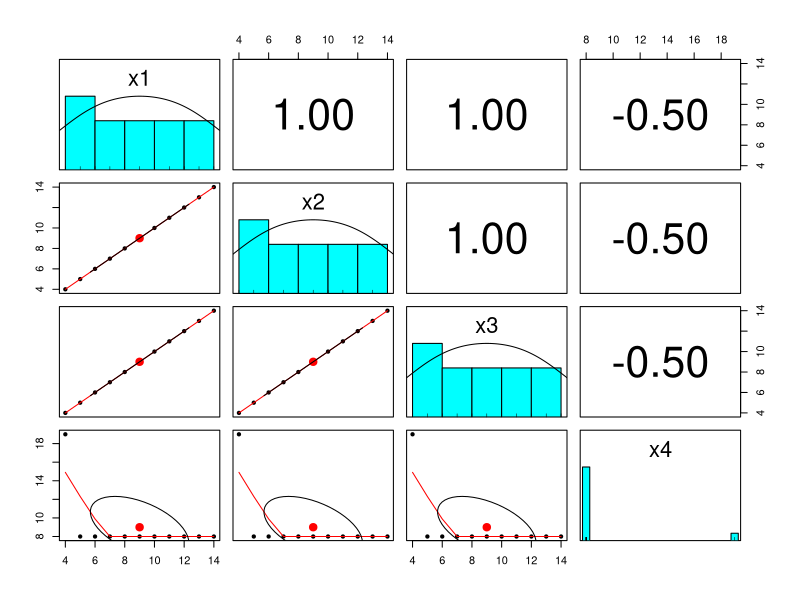
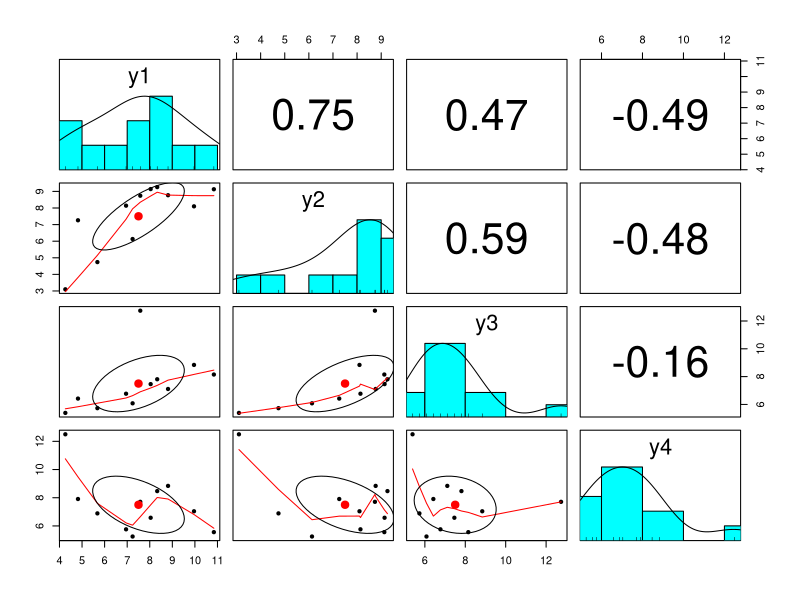
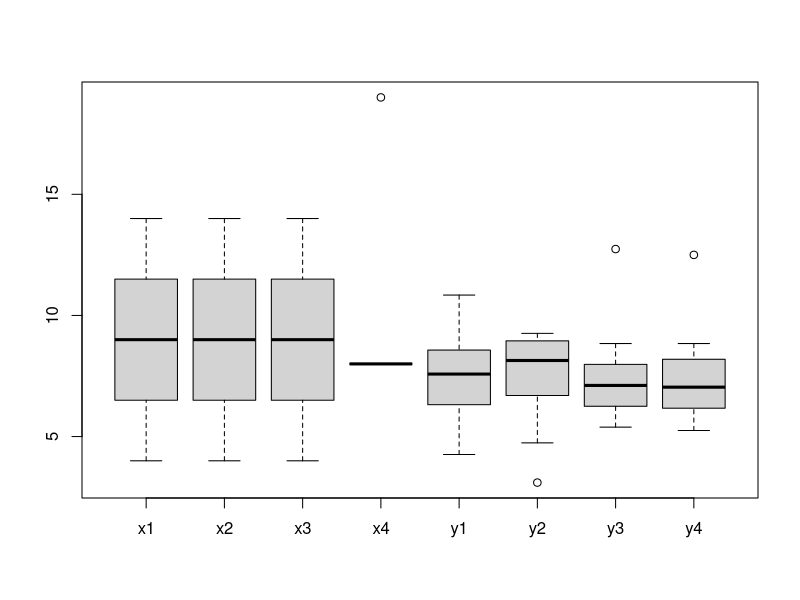
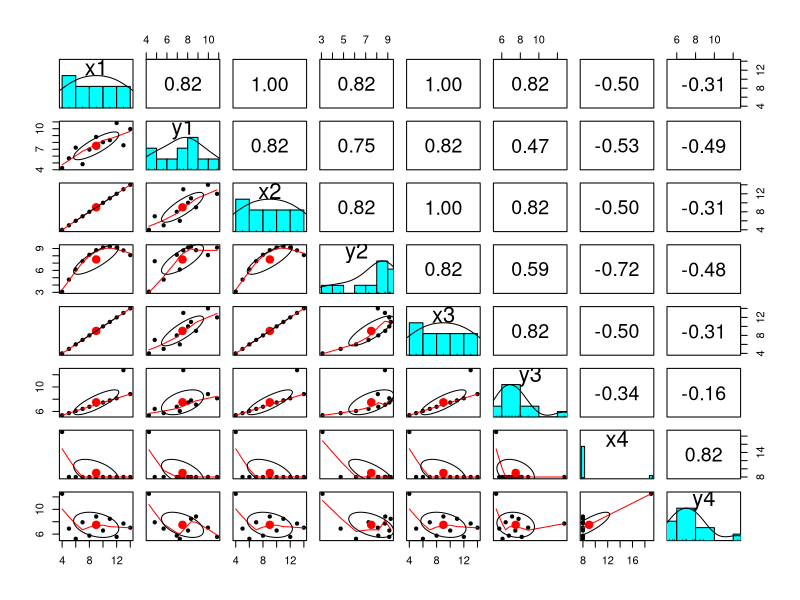
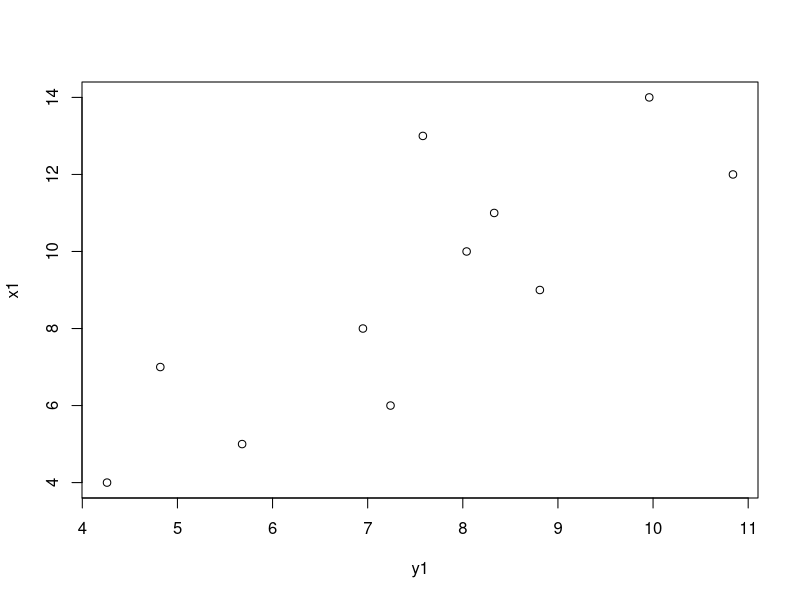
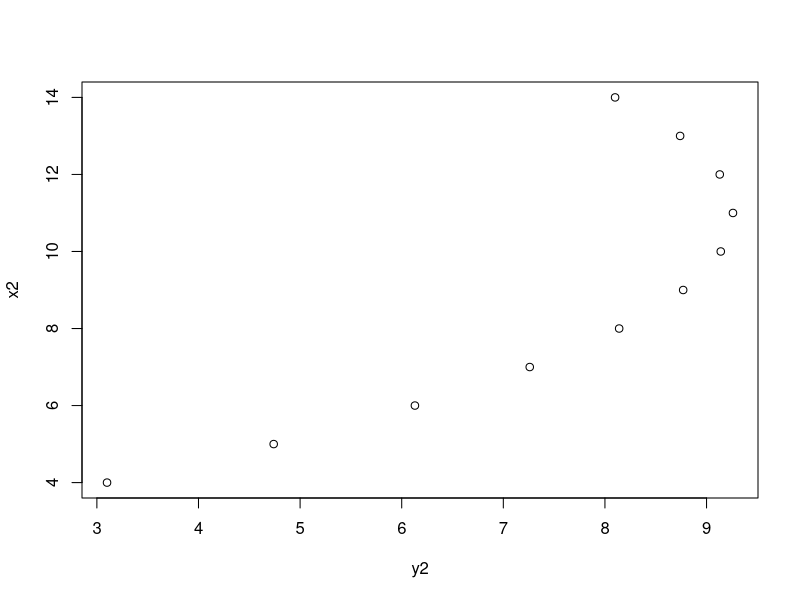
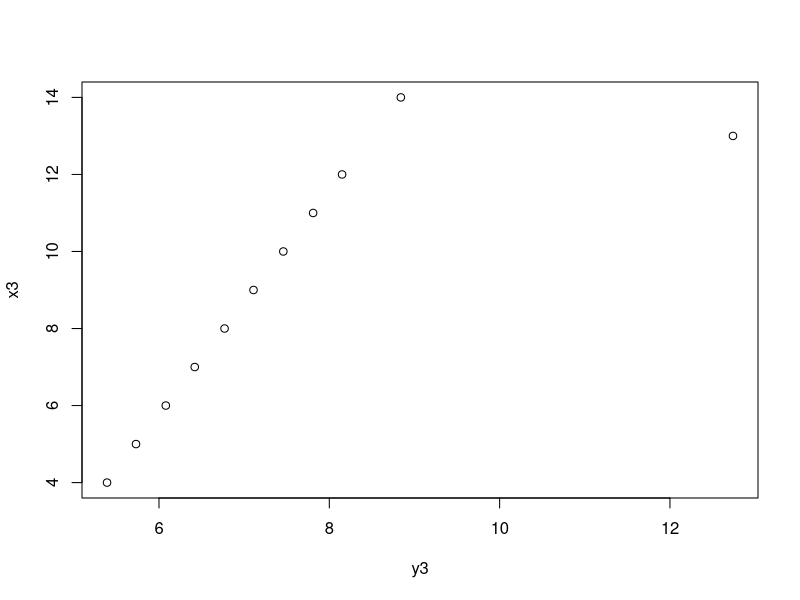
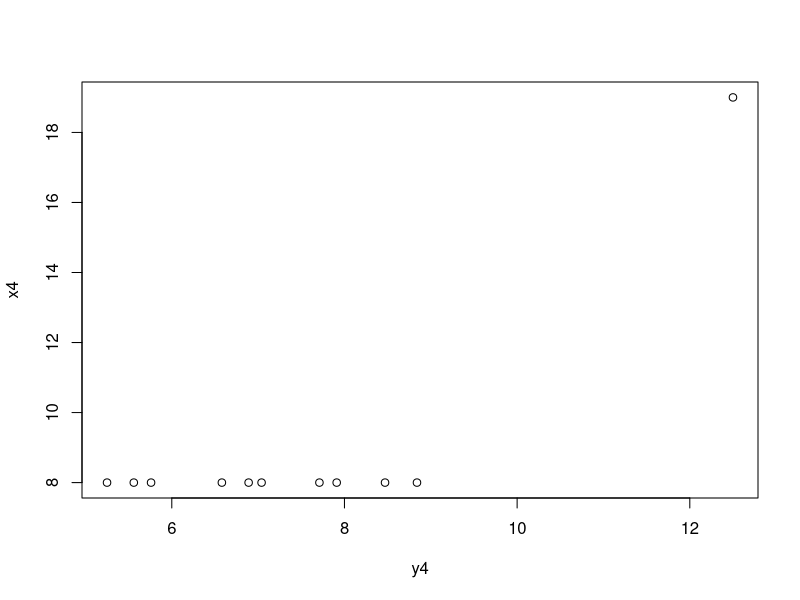

R code for these plots, in order:
## ---- chunk 1
str(anscombe)
## ---- chunk 2
mean(anscombe$x1)
var(anscombe$x1)
## ---- chunk 3
mean(anscombe$x2)
var(anscombe$x2)
## ---- chunk 4
mean(anscombe$x3)
var(anscombe$x3)
## ---- chunk 5
mean(anscombe$x4)
var(anscombe$x4)
## ---- chunk 6
mean(anscombe$y1)
var(anscombe$y1)
## ---- chunk 7
mean(anscombe$y2)
var(anscombe$y2)
## ---- chunk 8
mean(anscombe$y3)
var(anscombe$y3)
## ---- chunk 9
mean(anscombe$y4)
var(anscombe$y4)
## ---- chunk 10
anscombe
## ---- chunk 11
library(psych)
pairs.panels(anscombe[c("x1", "x2", "x3", "x4")])
pairs.panels(anscombe[c("y1", "y2", "y3", "y4")])
## ---- chunk 12
boxplot(anscombe)
## ---- chunk 13
IQR(anscombe$x1)
e1071::skewness(anscombe$x1)
## ---- chunk 14
IQR(anscombe$x2)
e1071::skewness(anscombe$x2)
## ---- chunk 15
IQR(anscombe$x3)
e1071::skewness(anscombe$x3)
## ---- chunk 16
IQR(anscombe$x4)
e1071::skewness(anscombe$x4)
## ---- chunk 17
anscombe$x4
## ---- chunk 18
IQR(anscombe$y1)
e1071::skewness(anscombe$y1)
## ---- chunk 19
IQR(anscombe$y2)
e1071::skewness(anscombe$y2)
## ---- chunk 20
IQR(anscombe$y3)
e1071::skewness(anscombe$y3)
## ---- chunk 21
IQR(anscombe$y4)
e1071::skewness(anscombe$y4)
## ---- chunk 22
psych::pairs.panels(anscombe[c("x1", "y1", "x2", "y2", "x3", "y3", "x4", "y4")])
## ---- chunk 23
plot(x1 ~ y1, data = anscombe)
## ---- chunk 24
plot(x2 ~ y2, data = anscombe)
## ---- chunk 25
plot(x3 ~ y3, data = anscombe)
## ---- chunk 26
plot(x4 ~ y4, data = anscombe)
## ---- chunk 27
cor(anscombe$x1, anscombe$y1)
cor(anscombe$x2, anscombe$y2)
cor(anscombe$x3, anscombe$y3)
cor(anscombe$x4, anscombe$y4)
